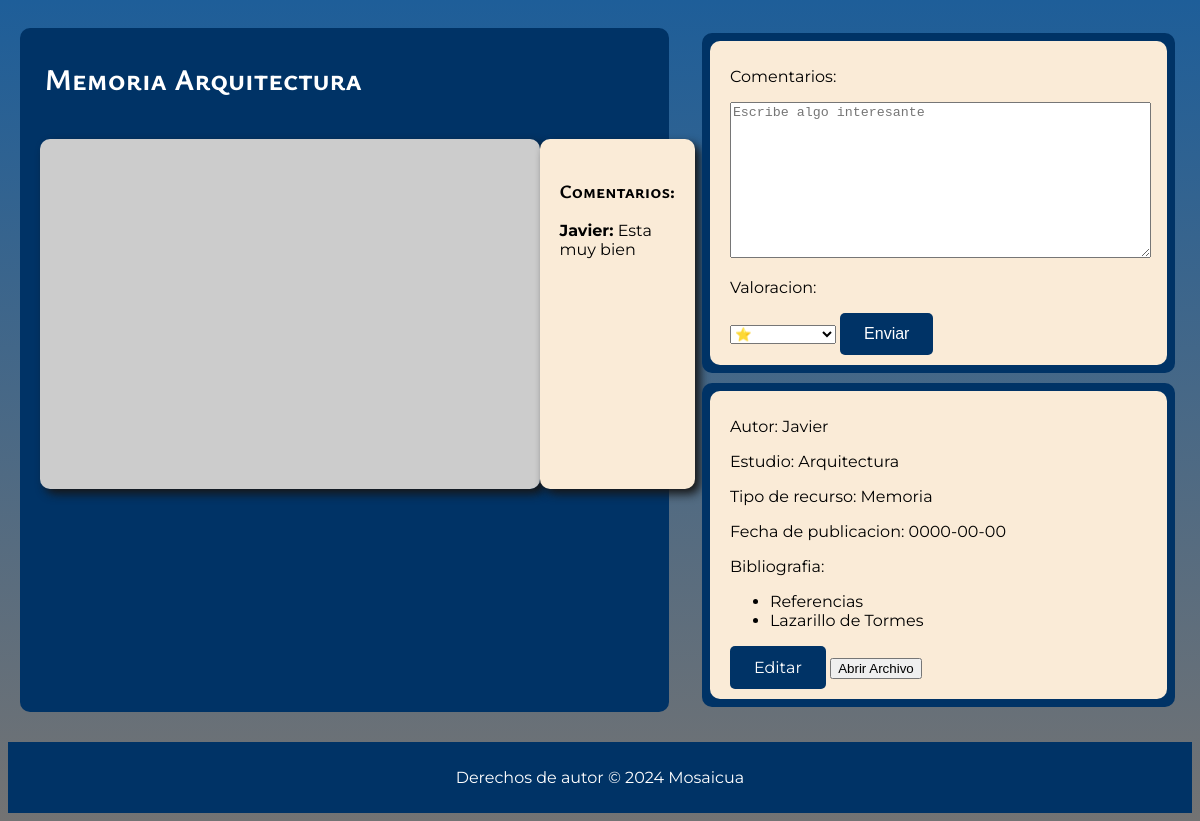
/documento.php?idPublicacion=1, run on an earlier commit of the app's database.
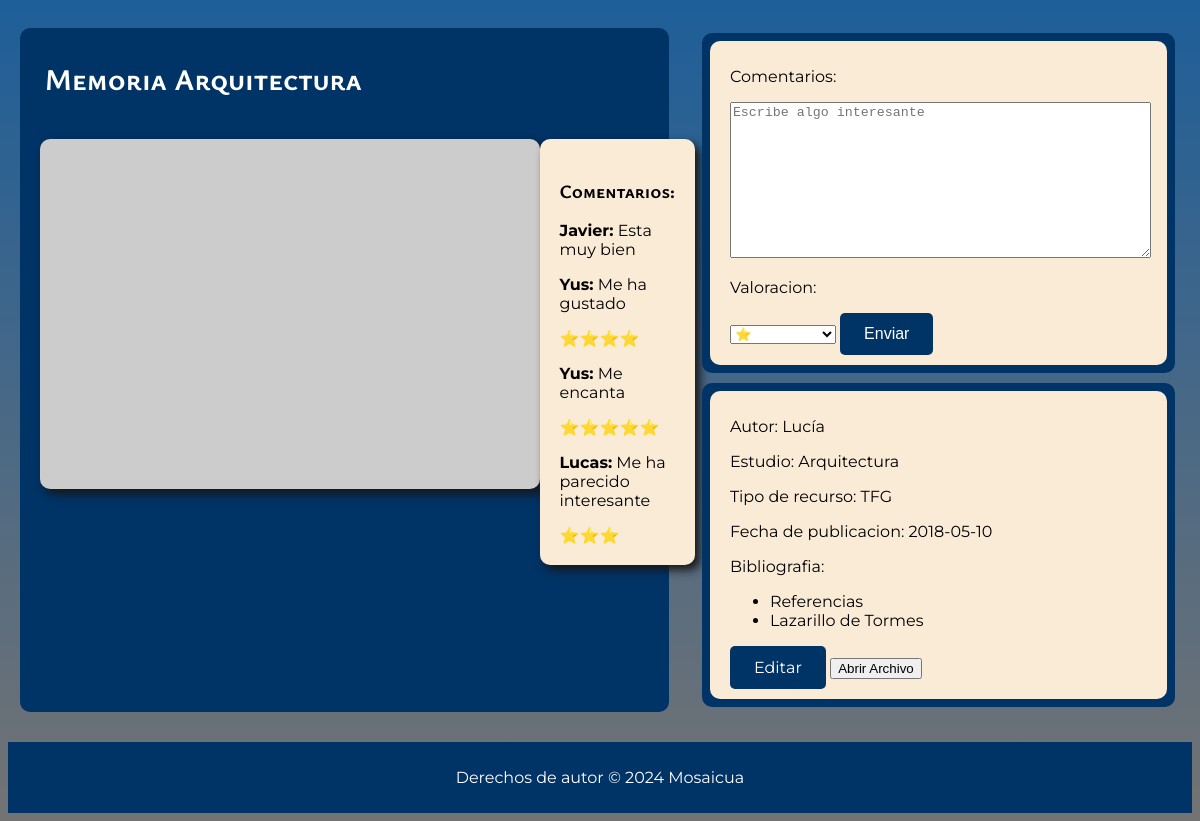
And on a later commit of the database.
### tables this page shows
CREATE TABLE `comentario` (
  `id` int(11) NOT NULL,
  `titulo` varchar(200) NOT NULL,
  `texto` varchar(200) NOT NULL,
  `autor` int(11) NOT NULL,
  `valoracion` int(11) NOT NULL,
  `publicacion` int(11) NOT NULL
);

CREATE TABLE `usuarios` (
  `Id` int(11) NOT NULL,
  `Usuario` varchar(20) NOT NULL,
  `Contraseña` varchar(20) NOT NULL,
  `Correo` varchar(50) NOT NULL
);

CREATE TABLE `publicacion` (
  `idPublicacion` int(11) NOT NULL,
  `Nombre` varchar(20) NOT NULL,
  `carrera` int(11) NOT NULL,
  `tipo` int(11) NOT NULL,
  `valoracion` int(11) NOT NULL,
  `fecha` date NOT NULL,
  `autor` varchar(20) NOT NULL
);

CREATE TABLE `tipotrabajo` (
  `idTipo` int(11) NOT NULL,
  `Nombre` varchar(20) NOT NULL
);

CREATE TABLE `estudio` (
  `idEstudio` int(11) NOT NULL,
  `Nombre` varchar(20) NOT NULL,
  `Universidad` varchar(20) NOT NULL
);

### documento.php (the view, shortened to what the changed rows need)
<?php
$servername = "localhost";
$username = "admin";
$password = "admin";
$dbname = "ua";
$conn = new mysqli($servername, $username, $password, $dbname);
$idPublicacion = "";
$nombre = "";
$carrera = "";
$tipo = "";
$fecha = "";
$autor = "";
$archivo = "";
if (isset($_GET['idPublicacion'])) {
    $idPublicacion = $_GET['idPublicacion'];
    $sql = $conn->prepare("
        SELECT p.*, e.Nombre AS nombreCarrera, t.Nombre AS nombreTipo
        FROM publicacion p
        JOIN estudio e ON p.carrera = e.idEstudio
        JOIN tipotrabajo t ON p.tipo = t.idTipo
        WHERE p.idPublicacion = ?
    ");
    $sql->bind_param("i", $idPublicacion);
    $sql->execute();
    $result = $sql->get_result();
    if ($result->num_rows > 0) {
        $row = $result->fetch_assoc();
        $nombre = $row['Nombre'];
        $carrera = $row['nombreCarrera'];
        $tipo = $row['nombreTipo'];
        $fecha = $row['fecha'];
        $autor = $row['autor'];
    } else {
        echo "No se encontró la publicación.";
    }
    $sql_archivo = $conn->prepare("SELECT contenido FROM trabajo WHERE idPubli = ?");
    $sql_archivo->bind_param("i", $idPublicacion);
    $sql_archivo->execute();
    $result_archivo = $sql_archivo->get_result();
    if ($result_archivo->num_rows > 0) {
        $row_archivo = $result_archivo->fetch_assoc();
        $archivo = $row_archivo['contenido'];
    } else {
        $archivo = "";
    }
} else {
    echo "No se proporcionó un ID de publicación.";
}
$comentarios = [];
$sql_comentarios = $conn->prepare("
    SELECT c.*, u.Usuario AS autorNombre
    FROM comentario c
    JOIN usuarios u ON c.autor = u.id
    WHERE c.publicacion = ?
");
$sql_comentarios->bind_param("i", $idPublicacion);
$sql_comentarios->execute();
$result_comentarios = $sql_comentarios->get_result();
if ($result_comentarios->num_rows > 0) {
    while ($row = $result_comentarios->fetch_assoc()) {
        $comentarios[] = $row;
    }
}
?>
<!DOCTYPE html>
<html lang="es">
<head>
    <link id="default-stylesheet" rel="stylesheet" href="style/documento.css">
    <link id="night-stylesheet" rel="stylesheet" href="style/funcionales/noche/documentoN.css" disabled>
    <link id="high-contrast-stylesheet" rel="stylesheet" href="style/funcionales/contraste/documentoC.css" disabled>
    <link id="read-mode-stylesheet" rel="stylesheet" href="style/funcionales/lectura/documentoS.css" disabled>
    <link rel="stylesheet" href="fontello-10643fc5/css/fontello.css">
</head>
<body>
    <main>
        <div id="body_izq">
            <h2 id="titulo"><?php echo htmlspecialchars($nombre); ?></h2>
            <div id="publicacion">
                <div id="publicacion_arr">
                    <div id="descripcion" class="sombra">
                        <?php foreach ($comentarios as $comentario): ?>
                            <div class="comentario">
                                <p><strong><?php echo htmlspecialchars($comentario['autorNombre']); ?>:</strong>
                                    <?php echo htmlspecialchars($comentario['texto']); ?></p>
                                <div class="stars">
                                    <span><?php echo str_repeat('⭐', htmlspecialchars($comentario['valoracion'])); ?></span>
                                </div>
                            </div>
                        <?php endforeach; ?>
                    </div>
                </div>
            </div>
        </div>
        <div id="body_dch">
            <div id="body_abj">
                <div id="contenedorTexto">
                    <p>Autor: <?php echo htmlspecialchars($autor); ?></p>
                    <p>Estudio: <?php echo htmlspecialchars($carrera); ?></p>
                    <p>Tipo de recurso: <?php echo htmlspecialchars($tipo); ?></p>
                    <p>Fecha de publicacion: <?php echo htmlspecialchars($fecha); ?></p>
                    <p>Bibliografia: </p>
                    <ul>
                        <li>Referencias</li>
                        <li>Lazarillo de Tormes</li>
                    </ul>
                    <a href="editarDoc.php?idPublicacion=<?php echo htmlspecialchars($idPublicacion); ?>"
                        class="button">Editar</a>
                    <?php if ($archivo): ?>
                        <a href="<?php echo htmlspecialchars($archivo); ?>" target="_blank">
                            <button>Abrir Archivo</button>
                        </a>
                    <?php endif; ?>
                </div>
            </div>
        </div>
    </main>
</body>
</html>

What changed in the data, as far as the page shows it:
changed publicacion "Memoria Arquitectura": autor "Javier" → "Lucía"; tipotrabajo.Nombre "Memoria" → "TFG"; fecha "0000-00-00" → "2018-05-10"
added comentario: usuarios.Usuario "Yus", texto "Me ha gustado", valoracion "⭐⭐⭐⭐"
added comentario: usuarios.Usuario "Yus", texto "Me encanta", valoracion "⭐⭐⭐⭐⭐"
added comentario: usuarios.Usuario "Lucas", texto "Me ha parecido interesante", valoracion "⭐⭐⭐"
